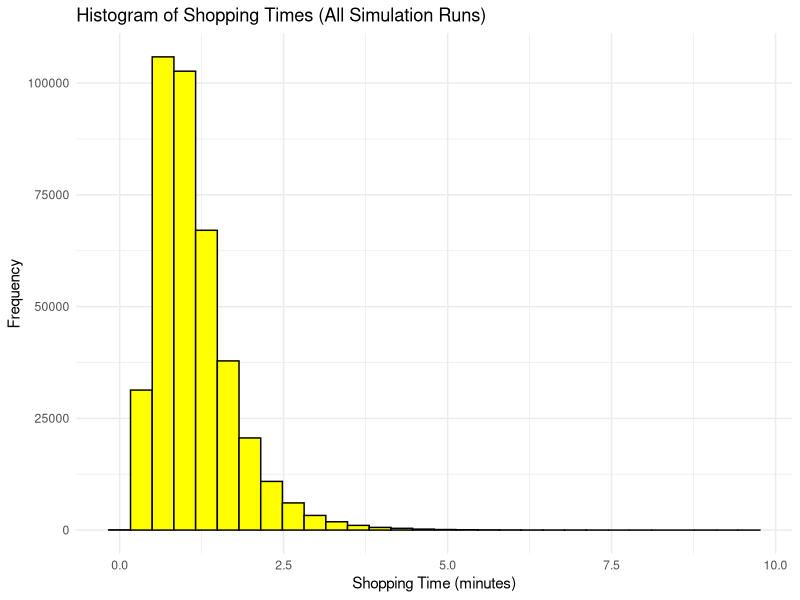
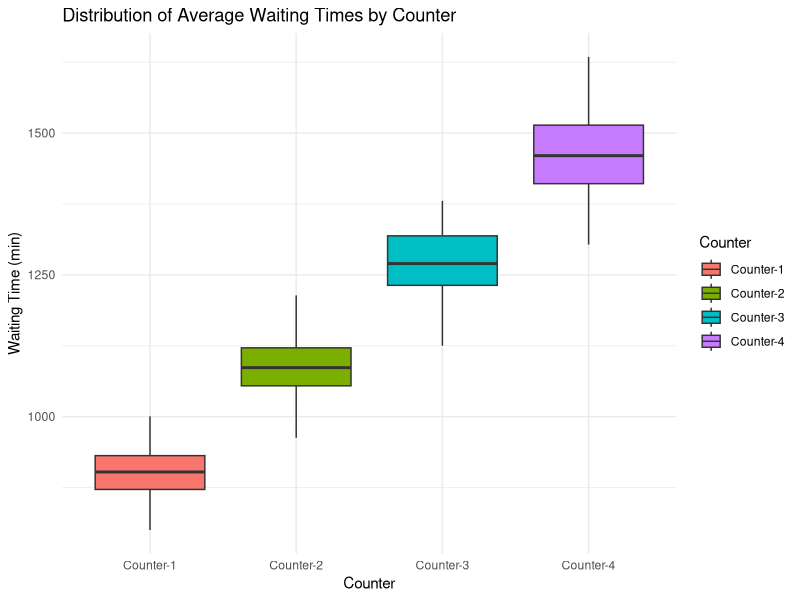
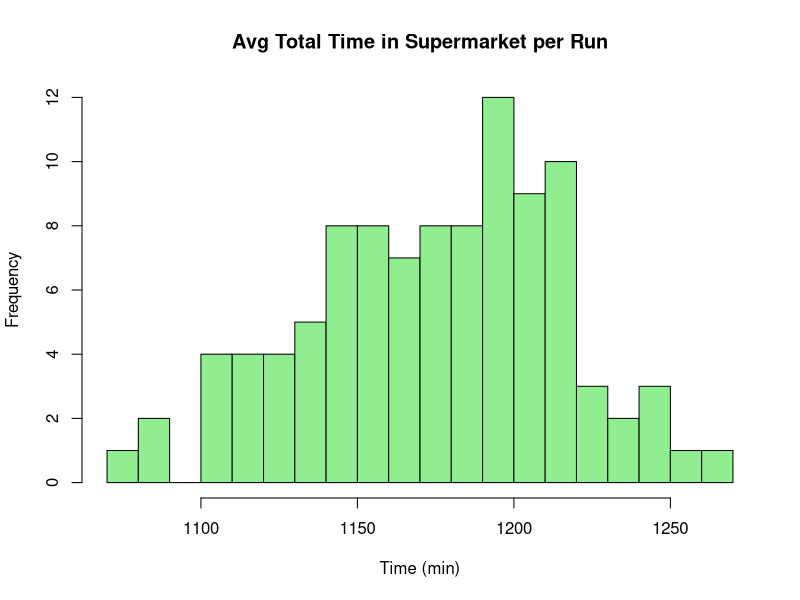
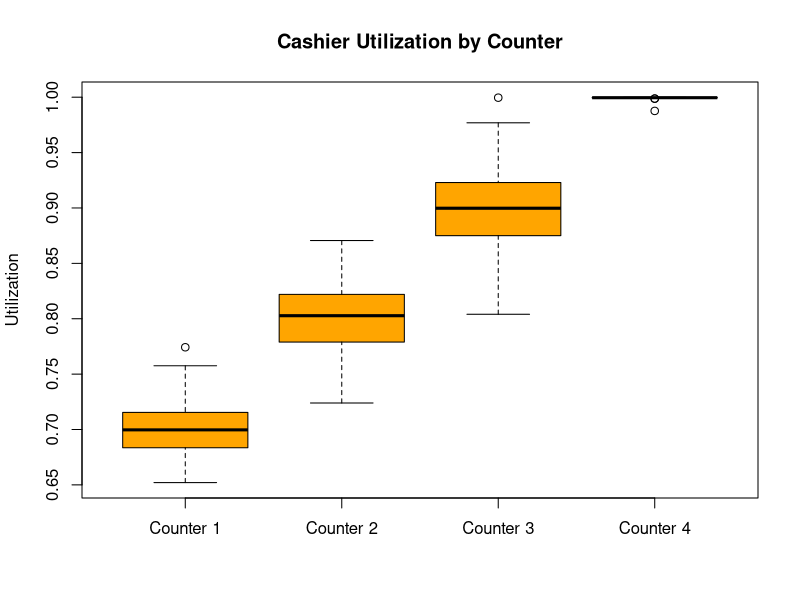
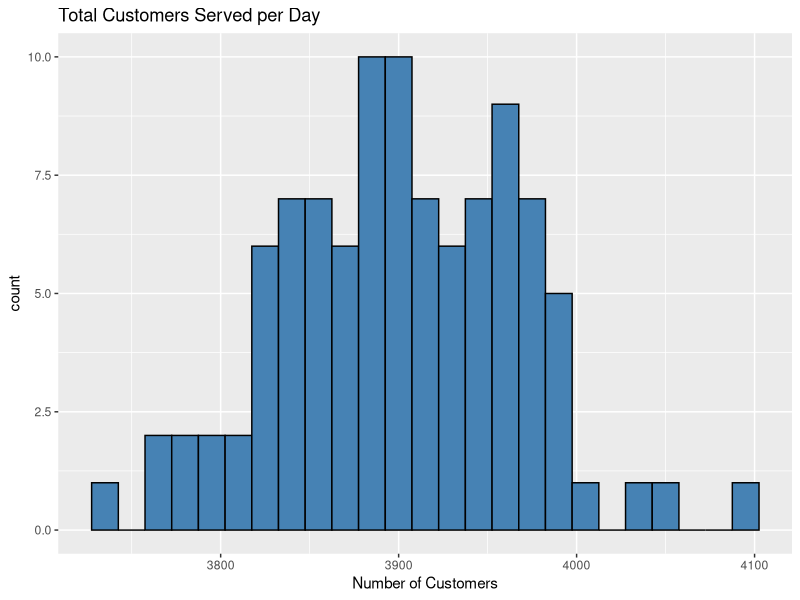

Recreate these plots in R, in order.
## ---- chunk 1
knitr::opts_chunk$set(echo = TRUE)
## ---- chunk 2
supermarket_simulation <- function(seed) {
  set.seed(seed)
  
  arrival.time = function(){ 
    
    t.start = 0
    t.end = 13*60 
    lambda = 5
    t.current = t.start
    arrival_times = c()
    
    while (t.current < t.end){
      u = runif(1)
      t.current = t.current + (-log(u))/lambda
      
      if(t.current < t.end) 
        arrival_times = c(arrival_times, t.current)
    }
    return(arrival_times)
  }
  
  Arrivals_in_a_Day = arrival.time()
  no_of_customers = length(Arrivals_in_a_Day)
  
  shopping.times = rlnorm(no_of_customers, meanlog = 0, sdlog = 0.5)
  
  customer.data <- data.frame(
    Customer_No = seq_len(no_of_customers),
    Arrival_Time = Arrivals_in_a_Day,
    Shopping_Time = shopping.times
  )
  
  customer.data$Checkout_Start <- customer.data$Arrival_Time + customer.data$Shopping_Time
  
  service_rates <- c(1/2.5, 1/3, 1/3.5, 1/4)
  
  customer.data$Counter_Assigned <- NA
  customer.data$Service_Start <- NA
  customer.data$Service_End <- NA
  customer.data$Waiting_Time <- NA
  
  # Track the Time when each counter becomes free to serve the next customer
  counter_free_time <- rep(0, 4)
  # Accumulates the total time each counter spends actively serving customers
  counter_busy_time <- rep(0, 4)
  
  # Sort the customer data by their checkout start time to process events in chronological order.
  sorted_customers <- customer.data[order(customer.data$Checkout_Start), ]
  
  for (i in 1:nrow(sorted_customers)) {
    # Get the original index of the current customer from the unsorted data frame
    customer_index <- which(customer.data$Customer_No == sorted_customers$Customer_No[i])
    # Get the time this customer arrives at the checkout area
    checkout_time <- sorted_customers$Checkout_Start[i]
    
    # The current queue length for each counter. A customer is considered in a queue if they are assigned to that counter AND their service has not yet ended by the current 'checkout_time'.
    queue_lengths <- sapply(1:4, function(x) {
      sum(customer.data$Counter_Assigned == x & 
            customer.data$Service_End > checkout_time, na.rm = TRUE)
    })
    
    min_length <- min(queue_lengths)
    # Identify all counters that have this minimum queue length
    shortest_counters <- which(queue_lengths == min_length)
    
    # Choose a counter for the current customer. If there's a tie (multiple shortest queues), randomly sample one of them. Otherwise, choose the single shortest counter.
    chosen_counter <- if(length(shortest_counters) > 1) {
      sample(shortest_counters, 1)
    } else {
      shortest_counters
    }
    
    # Assign the chosen counter to the current customer
    customer.data$Counter_Assigned[customer_index] <- chosen_counter
    
    service_start <- max(checkout_time, counter_free_time[chosen_counter])
    customer.data$Service_Start[customer_index] <- service_start
    
    service_time <- rexp(1, service_rates[chosen_counter])
    service_end <- service_start + service_time
    customer.data$Service_End[customer_index] <- service_end
    
    customer.data$Waiting_Time[customer_index] <- service_start - checkout_time
    
    counter_free_time[chosen_counter] <- service_end
    
    counter_busy_time[chosen_counter] <- counter_busy_time[chosen_counter] + service_time
  }
  
  customer.data$Total_Time <- customer.data$Service_End - customer.data$Arrival_Time
  
  avg_waiting_in_counter <- sapply(1:4, function(i) {
    mean(customer.data$Waiting_Time[customer.data$Counter_Assigned == i], na.rm=TRUE)
  })
  
  avg_total_time <- mean(customer.data$Total_Time)
  
  simulation_end_time <- max(customer.data$Service_End)
  utilization <- counter_busy_time / simulation_end_time
  
  total_customers_served <- nrow(customer.data)
  
  return(list(
    avg_waiting_in_counter = avg_waiting_in_counter,
    avg_total_time = avg_total_time,
    utilization = utilization,
    total_customers_served = total_customers_served,
    shopping_times = shopping.times
    
  ))
}

## ---- chunk 3
n_runs <- 100

results <- lapply(1:n_runs, supermarket_simulation)

avg_wait_matrix <- matrix(NA, n_runs, 4) 
avg_total_vector <- numeric(n_runs)      
util_matrix <- matrix(NA, n_runs, 4)
total_cust_vector <- numeric(n_runs)

for (i in 1:n_runs) {
  avg_wait_matrix[i, ] <- results[[i]]$avg_waiting_in_counter
  avg_total_vector[i] <- results[[i]]$avg_total_time
  util_matrix[i, ] <- results[[i]]$utilization
  total_cust_vector[i] <- results[[i]]$total_customers_served
}

summary_results <- data.frame(
  Counter = 1:4,
  Mean_Avg_Waiting_Time = colMeans(avg_wait_matrix),
  Mean_Utilization = colMeans(util_matrix)
)
## ---- chunk 4
print(round(summary_results, 3))

## ---- chunk 5
cat(sprintf(
  "\nAverage total time in supermarket: %.2f minutes (95%% CI: %.2f - %.2f)\n",
  mean(avg_total_vector),
  quantile(avg_total_vector, 0.025),
  quantile(avg_total_vector, 0.975)
))
cat(sprintf(
  "Average number of customers served per day: %.2f (95%% CI: %.2f - %.2f)\n",
  mean(total_cust_vector),
  quantile(total_cust_vector, 0.025),
  quantile(total_cust_vector, 0.975)
))

## ---- chunk 6
library(ggplot2)

all_shopping_times <- unlist(lapply(results, function(x) x$shopping_times))
df_shopping <- data.frame(ShoppingTime = all_shopping_times)

# Histogram for shopping time
ggplot(df_shopping, aes(x = ShoppingTime)) +
  geom_histogram(bins = 30, fill = "yellow", color = "black") +
  ggtitle("Histogram of Shopping Times (All Simulation Runs)") +
  xlab("Shopping Time (minutes)") +
  ylab("Frequency") +
  theme_minimal()

## ---- chunk 7
library(ggplot2)
library(reshape2)

df_wait <- as.data.frame(avg_wait_matrix)
names(df_wait) <- paste0("Counter-", 1:4)
df_wait_long <- melt(df_wait, variable.name = "Counter", value.name = "WaitingTime")

# Boxplot for average waiting time
ggplot(df_wait_long, aes(x = Counter, y = WaitingTime, fill = Counter)) +
  geom_boxplot() +
  ggtitle("Distribution of Average Waiting Times by Counter") +
  ylab("Waiting Time (min)") +
  theme_minimal()

# Histogram of average total time in the supermarket per run
hist(avg_total_vector, main = "Avg Total Time in Supermarket per Run",
     xlab = "Time (min)", col = "lightgreen", breaks = 20)

# Boxplot for utilization
boxplot(util_matrix, names = paste("Counter", 1:4),
        main = "Cashier Utilization by Counter",
        ylab = "Utilization", col = "orange")

# Histogram for total customers served per day
df_cust <- data.frame(TotalCustomers = total_cust_vector)
ggplot(df_cust, aes(x = TotalCustomers)) +
  geom_histogram(binwidth = 15, fill = "steelblue", color = "black") +
  ggtitle("Total Customers Served per Day") +
  xlab("Number of Customers")
